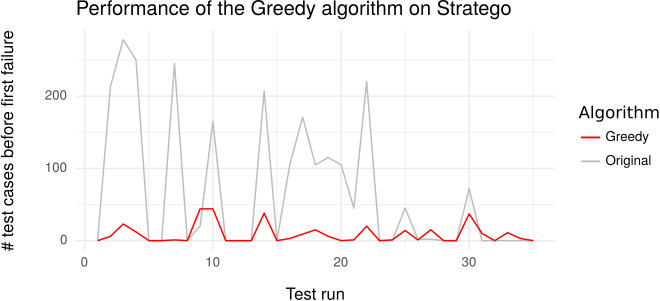

This figure's R source:
library(ggplot2)

data <- read.csv2("/home/pieter/Documenten/thesis/evaluation/sel2/performance.csv", header = TRUE, sep = ",")

data <- subset(data, Alpha > -1)
data$idx = seq(1:length(data$commit))

ggplot(data, aes(idx)) +
  geom_line(aes(y = Original, color = "Original")) +
  geom_line(aes(y = GreedyCoverAll, color = "Greedy")) +
  ggtitle("Performance of the Greedy algorithm on Stratego") +
  labs(x = "Test run", y = "# test cases before first failure") +
  scale_color_manual(name = "Algorithm", values = c("Original" = "gray", "Greedy" = "red")) +
  theme_bw(base_size = 12, base_family = "") %+replace% 
  theme(axis.ticks = element_blank(), legend.background = element_blank(), 
        legend.position = "right", legend.title = element_text("Algorithm"),
        legend.key = element_blank(), panel.background = element_blank(), 
        panel.border = element_blank(), strip.background = element_blank(), 
        axis.title.x = element_text(margin = margin(t = 0.5, b = 0, unit = "cm")),
        axis.title.y = element_text(margin = margin(r = 0.8, unit = "cm"), angle = 90),
        plot.background = element_blank(), complete = TRUE)
